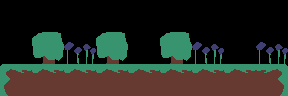

The image is a tile-based game level rendered from a .tmx file. Its description and complete source (layers, tilesets, objects, tile grids) follow:
An orthogonal 9x3 tile map with 32x32 px tiles, 1 tile layer (Tile Layer 1).

<map version="1.10" tiledversion="1.11.2" orientation="orthogonal" renderorder="right-down" width="9" height="3" tilewidth="32" tileheight="32" infinite="0" nextlayerid="2" nextobjectid="1">
 <tileset firstgid="1" source="high.tsx" />
 <layer id="1" name="Tile Layer 1" width="9" height="3">
  <data encoding="csv">
0,0,0,0,0,0,0,0,0,
0,4,5,4,0,4,5,0,5,
1,2,2,2,2,2,2,2,3
</data>
 </layer>
</map>
